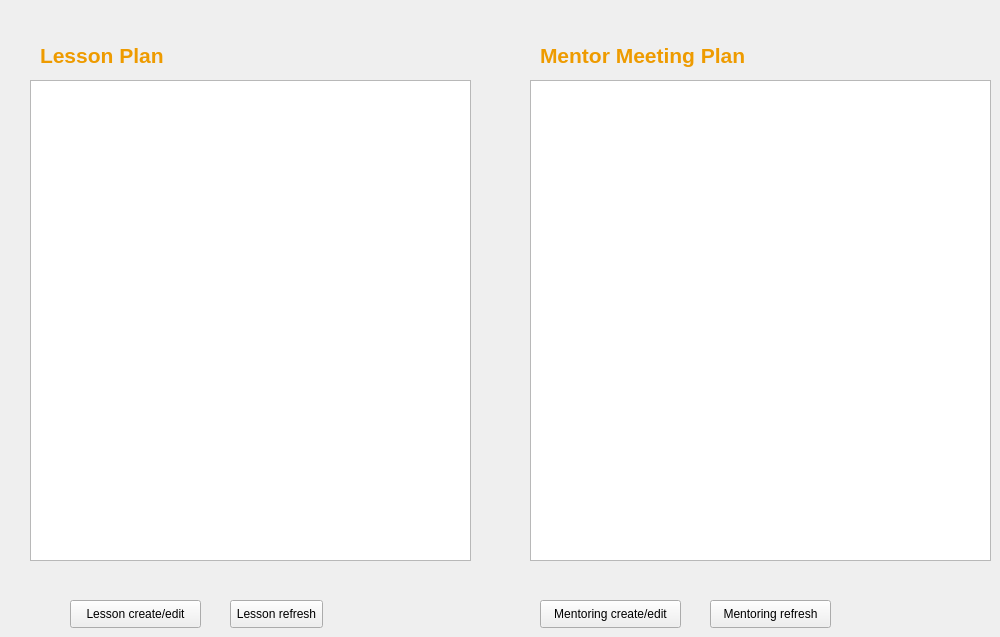
    <widget class="QWidget" name="teacher_plan">
     <attribute name="title">
      <string>Lesson / Mentor Plan</string>
     </attribute>
     <widget class="QLabel" name="label_plan_lesson">
      <property name="geometry">
       <rect>
        <x>40</x>
        <y>30</y>
        <width>200</width>
        <height>50</height>
       </rect>
      </property>
      <property name="minimumSize">
       <size>
        <width>200</width>
        <height>50</height>
       </size>
      </property>
      <property name="font">
       <font>
        <pointsize>16</pointsize>
        <weight>75</weight>
        <bold>true</bold>
       </font>
      </property>
      <property name="styleSheet">
       <string notr="true">color: rgb(238, 155, 0);</string>
      </property>
      <property name="text">
       <string>Lesson Plan</string>
      </property>
     </widget>
     <widget class="QLabel" name="label_plan_mentor">
      <property name="geometry">
       <rect>
        <x>540</x>
        <y>30</y>
        <width>300</width>
        <height>50</height>
       </rect>
      </property>
      <property name="minimumSize">
       <size>
        <width>300</width>
        <height>50</height>
       </size>
      </property>
      <property name="font">
       <font>
        <pointsize>16</pointsize>
        <weight>75</weight>
        <bold>true</bold>
       </font>
      </property>
      <property name="styleSheet">
       <string notr="true">color: rgb(238, 155, 0);</string>
      </property>
      <property name="text">
       <string>Mentor Meeting Plan</string>
      </property>
     </widget>
     <widget class="QTableWidget" name="teacher_plan_lesson">
      <property name="geometry">
       <rect>
        <x>30</x>
        <y>80</y>
        <width>441</width>
        <height>481</height>
       </rect>
      </property>
     </widget>
     <widget class="QTableWidget" name="teacher_plan_mentoring">
      <property name="geometry">
       <rect>
        <x>530</x>
        <y>80</y>
        <width>461</width>
        <height>481</height>
       </rect>
      </property>
     </widget>
     <widget class="QPushButton" name="create_lesson">
      <property name="geometry">
       <rect>
        <x>70</x>
        <y>600</y>
        <width>131</width>
        <height>28</height>
       </rect>
      </property>
      <property name="text">
       <string>Lesson create/edit</string>
      </property>
     </widget>
     <widget class="QPushButton" name="create_mentor">
      <property name="geometry">
       <rect>
        <x>540</x>
        <y>600</y>
        <width>141</width>
        <height>28</height>
       </rect>
      </property>
      <property name="text">
       <string>Mentoring create/edit</string>
      </property>
     </widget>
     <widget class="QPushButton" name="update_lessons">
      <property name="geometry">
       <rect>
        <x>230</x>
        <y>600</y>
        <width>93</width>
        <height>28</height>
       </rect>
      </property>
      <property name="text">
       <string>Lesson refresh</string>
      </property>
     </widget>
     <widget class="QPushButton" name="update_mentoring">
      <property name="geometry">
       <rect>
        <x>710</x>
        <y>600</y>
        <width>121</width>
        <height>28</height>
       </rect>
      </property>
      <property name="text">
       <string>Mentoring refresh</string>
      </property>
     </widget>
    </widget>
